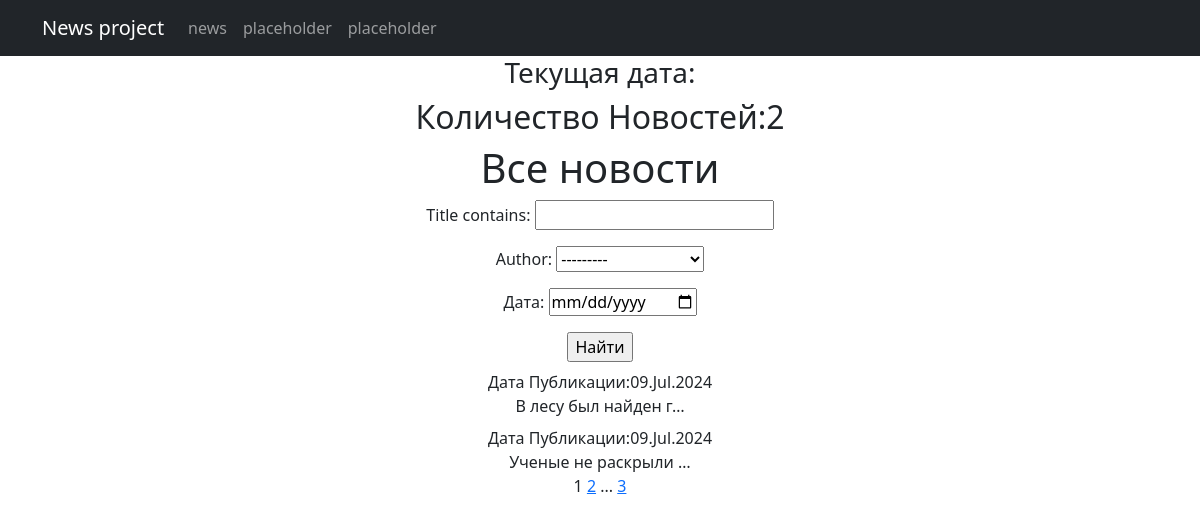
The page /pages/ on the database its author committed.
### news/models.py (models this page shows, shortened)
class Post(models.Model):
    news = "NW"
    articles = "AR"
    POST_TYPES = [
        (news, "Новость"),
        (articles, "Статья")
    ]
    author = models.ForeignKey(Author, on_delete=models.CASCADE)
    post_type = models.CharField(max_length=2, choices=POST_TYPES, default=news)
    date_in = models.DateTimeField(auto_now_add=True)
    category = models.ManyToManyField(Category, through="PostCategory")
    title = models.CharField(max_length=255)
    text = models.TextField()
    rating = models.IntegerField(default=0)
    paginate_by = 2

### news/views.py (the view)
# urls.py: path('', Postlist.as_view(), name='post_list'),
class Postlist(ListView):
    model = Post
    template_name = 'posts.html'
    context_object_name = 'posts'
    paginate_by = 2
    def get_queryset(self):
        queryset = super().get_queryset()
        self.filterset = PostFilter(self.request.GET, queryset)
        return self.filterset.qs
    def get_context_data(self, **kwargs):
        context = super().get_context_data(**kwargs)
        context['filterset'] = self.filterset
        return context

### news/templatetags/custom_filters.py (called while the page is built)
@register.filter()
def censor(value):
    for word in censor_list:
        value = value.replace(word[1:], '*' * len(word[1:]))
    return value

### templates/posts.html (shortened to what this page needs)
{% extends 'flatpages/default.html' %}
{% load custom_filters %}
{% block content %}
    <h3>Текущая дата:{{ time_now|date:'M d Y' }}</h3>
<h2>Количество Новостей:{{ object_list.count }}</h2>
<h1>Все новости</h1>
<form action="" method="get">
       {{ filterset.form.as_p }}
       <input type="submit" value="Найти" />
   </form>
<div>
    {% for news_item in posts %}
    <div>
        <span>Дата Публикации:{{news_item.date_in|date:'d.M.Y'}}</span>
        <div>{{news_item.text|censor|truncatechars:20}}</div>
    </div>
    {% endfor %}
</div>
   {{ page_obj.number }}
   {% if page_obj.has_next %}
       <a href="?page={{ page_obj.next_page_number }}">{{ page_obj.next_page_number }}</a>
       {% if paginator.num_pages != page_obj.next_page_number %}
           ...
           <a href="?page={{ page_obj.paginator.num_pages }}">{{ page_obj.paginator.num_pages }}</a>
       {% endif %}
   {% endif %}
{% endblock content %}

### templates/flatpages/default.html (shortened to what this page needs)
<!DOCTYPE html>
<html lang="en">
    <head>
        {% load static %}
        <link href="{% static 'css/styles.css' %}" rel="stylesheet" />
    </head>
    <body>
        <nav class="navbar navbar-expand-lg navbar-dark bg-dark static-top">
   <div class="container">
       <a class="navbar-brand" href="#">News project</a>
       <div class="collapse navbar-collapse" id="navbarResponsive">
           <ul class="navbar-nav ml-auto">
               <li class="nav-item active">
                   <a class="nav-link" href="/news">news
                   </a>
               </li>
               <li class="nav-item">
                   <a class="nav-link" href="#">placeholder</a>
               </li>
               <li class="nav-item">
                   <a class="nav-link" href="#">placeholder</a>
               </li>
           </ul>
       </div>
   </div>
</nav>
    <div class="container">
       <div class="row">
           <div class="col-lg-12 text-center">
               {% block content %}
               {% endblock content %}
           </div>
       </div>
    </div>
    </body>
</html>

### rows shown on the page
Post: date_in "09.Jul.2024", text|censor "В лесу был найден г…"
Post: date_in "09.Jul.2024", text|censor "Ученые не раскрыли …"

### other values the page prints
{{ object_list.count }} "2"
{{ page_obj.number }} "1"
{{ page_obj.next_page_number }} "2"
{{ page_obj.paginator.num_pages }} "3"
